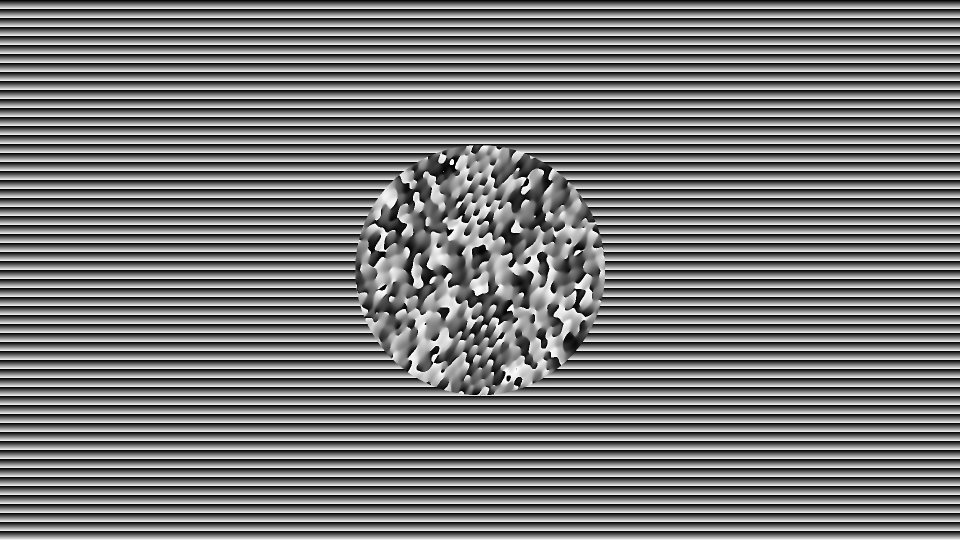
%> input picture SLM_codes_matlab/pupillogo.bmp, 1920 x 1080 px (shown at 1/2 size)
$ octave Complete_PhaseRetrieval_AlignmentByLogo.m   (GNU Octave 9; MATLAB toolbox functions it lacks are replaced by stand-ins)
%> lines starting %> are read from the running program, lines starting %| are printed output that depends on the picture
### SLM_codes_matlab/hopefully_redundant_scripts/closescreen.m
function closescreen()
%CLOSESCREEN Dispose FULLSCREEN() window
%

global frame_java
try frame_java.dispose(); end

### SLM_codes_matlab/hopefully_redundant_scripts/fullscreen.m
function fullscreen(image,device_number)
%FULLSCREEN Display fullscreen true colour images
%   FULLSCREEN(C,N) displays matlab image matrix C on display number N
%   (which ranges from 1 to number of screens). Image matrix C must be
%   the exact resolution of the output screen since no scaling in
%   implemented. If fullscreen is activated on the same display
%   as the MATLAB window, use ALT-TAB to switch back.
%
%   If FULLSCREEN(C,N) is called the second time, the screen will update
%   with the new image.
%
%   Use CLOSESCREEN() to exit fullscreen.
%
%   Requires Matlab 7.x (uses Java Virtual Machine), and has been tested on
%   Linux and Windows platforms.
%
%   Written by Pithawat Vachiramon
%
%   Update (23/3/09):
%   - Uses temporary bitmap file to speed up drawing process.
%   - Implemeted a fix by Alejandro Camara Iglesias to solve issue with
%   non-exclusive-fullscreen-capable screens.


ge = java.awt.GraphicsEnvironment.getLocalGraphicsEnvironment();
gds = ge.getScreenDevices();
height = gds(device_number).getDisplayMode().getHeight();
width = gds(device_number).getDisplayMode().getWidth();

if ~isequal(size(image,1),height)
    error(['Image must have verticle resolution of ' num2str(height)]);
elseif ~isequal(size(image,2),width)
    error(['Image must have horizontal resolution of ' num2str(width)]);
end

try
    imwrite(image,[tempdir 'display.bmp']);
catch
    error('Image must be compatible with imwrite()');
end

buff_image = javax.imageio.ImageIO.read(java.io.File([tempdir 'display.bmp']));

global frame_java;
global icon_java;
global device_number_java;

if ~isequal(device_number_java, device_number)
    try frame_java.dispose(); end
    frame_java = [];
    device_number_java = device_number;
end

if ~isequal(class(frame_java), 'javax.swing.JFrame')
    frame_java = javax.swing.JFrame(gds(device_number).getDefaultConfiguration());
    bounds = frame_java.getBounds();
    frame_java.setUndecorated(true);
    icon_java = javax.swing.ImageIcon(buff_image);
    label = javax.swing.JLabel(icon_java);
    frame_java.getContentPane.add(label);
    gds(device_number).setFullScreenWindow(frame_java);
    frame_java.setLocation( bounds.x, bounds.y );
else
    icon_java.setImage(buff_image);
end
frame_java.pack
frame_java.repaint
frame_java.show

### SLM_codes_matlab/hopefully_redundant_scripts/Complete_PhaseRetrieval_AlignmentByLogo.m

clear all; %free memory
clc; %clear command window

%%

%Load image for phasepattern
% PhaseImage=im2double(rgb2gray(imread('Mandela.jpg')));
PhaseImage=im2double(imread('PupilLogo.bmp'));
%> PhaseImage: size 1080x1920 double; min 0, max 1, mean 0.475

Xmax=1920; %Width of the SLM in pixels
Ymax=1080; %Height of the SLM in pixels

[ydim,xdim]=size(PhaseImage);
%> ydim = 1080; xdim = 1920

PhaseImage=padarray(PhaseImage,[(Ymax-ydim)/2 (Xmax-xdim)/2]);
% PhaseImage=flipdim(PhaseImage,1);
% PhaseImage=flipdim(PhaseImage,2);

X=zeros(Ymax,Xmax); %Allocate memory
Y=zeros(Ymax,Xmax);


for i=1:Ymax
    X(i,:)=(-Xmax/2:Xmax/2-1)'; %Create a matrix with the x-coordinates
end
for i=1:Xmax
    Y(:,i)=-Ymax/2:Ymax/2-1;    %Create a matrix with the y-coordinates
end

Radius=sqrt(X.^2+Y.^2);

imradius=250;
PhaseImage(Radius>imradius)=0;
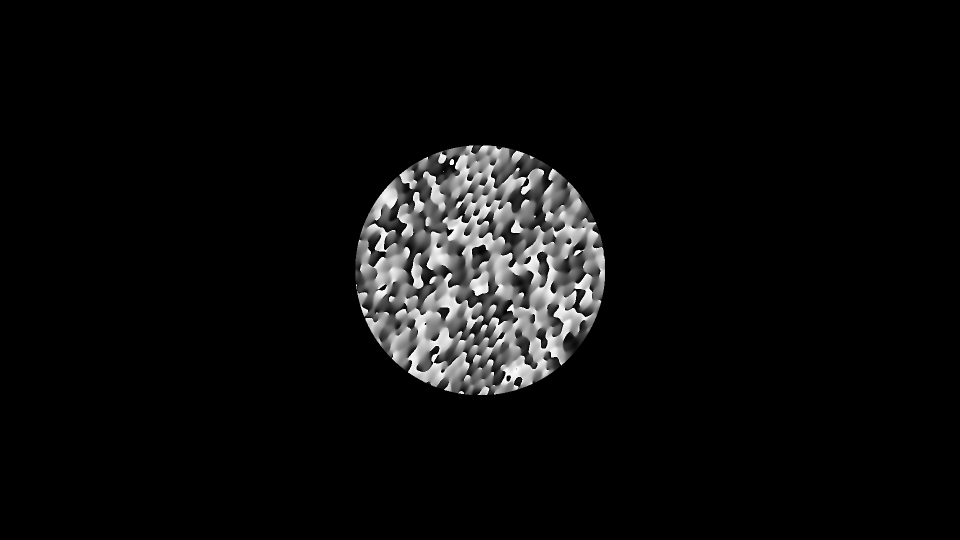
%> PhaseImage: size 1080x1920 double (shown at 1/2 size); min 0, max 1, mean 0.0473

buffer_tiltx=0;
buffer_tilty=-500;

buffer_Tilt=mod(buffer_tiltx*X/Xmax+buffer_tilty*Y/Ymax,1);

PhaseImage=(Radius>imradius).*buffer_Tilt+PhaseImage;
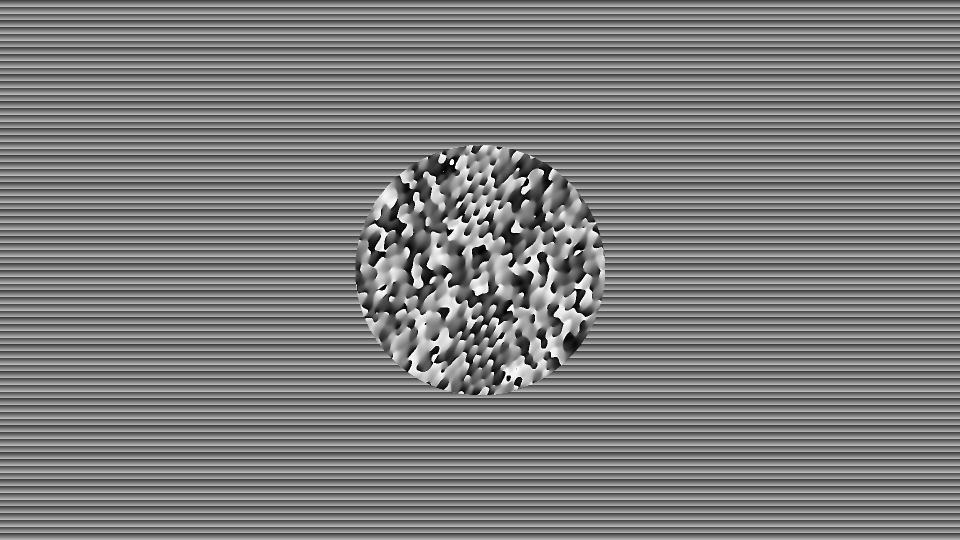
%> PhaseImage: size 1080x1920 double (shown at 1/2 size); min 0, max 1, mean 0.492

% PhaseImage=(Radius>imradius).*buffer_Tilt;

%% Introduce phase shift for reconstruction

A_radius=10; %Pixel size
A=0/3; %Shift phase of DC component

PhaseImage(Radius<=A_radius)=mod(PhaseImage(Radius<=A_radius)+A,1);

%% Create the aberrations

F=4.0;

Defocus=F*(Radius/imradius).^2;


% %% Create tilt

tiltx=600;
tilty=-50;

Tilt=mod(tiltx*X/Xmax+tilty*Y/Ymax,1);

% %% Combine the images
ShiftX=0;
ShiftY=0;

Defocus=circshift(Defocus,[-ShiftY,-ShiftX]);
Defocus=Defocus.*(Radius<=imradius);
PhaseImage=circshift(PhaseImage,[-ShiftY,-ShiftX]);

CombinedImage=mod(Defocus+Tilt+PhaseImage,1);
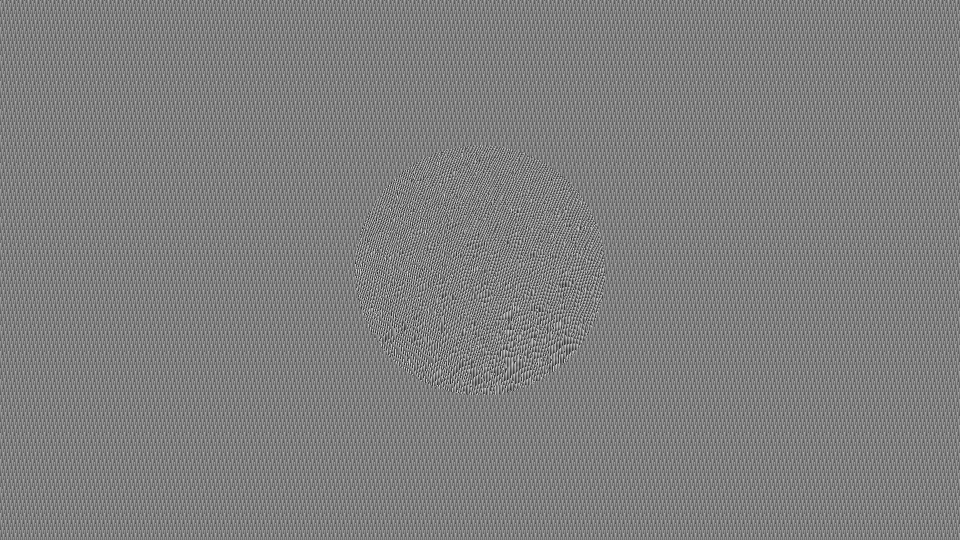
%> CombinedImage: size 1080x1920 double (shown at 1/2 size); min 0, max 1, mean 0.499

% %% Assign image to second screen (=SLM)

% imagesc(PhaseImage)
% colormap('gray')

closescreen()

fullscreen(mat2gray(CombinedImage),2)
%> the run ends on the next line
